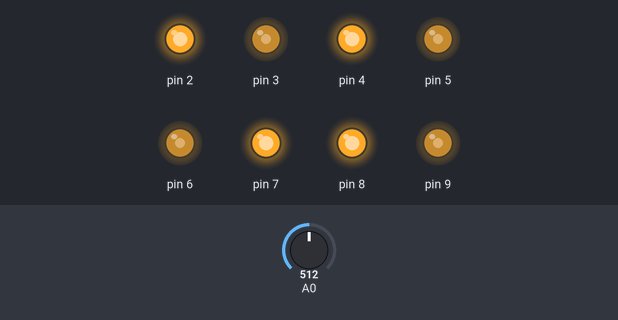
Bench run of a sketch on a simulated Arduino Uno, built with avr-gcc and run on an emulated ATmega328P. On the bench: output pins drawn as LEDs (lit = HIGH). Inputs (shaded band) come from the test bench; at power-on: A0 = 512.

Above: at 1.2 s.
1.3 s: A0 set to 716
At 2.1 s:
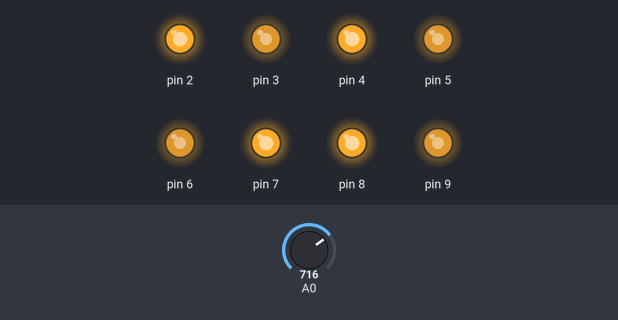
2.8 s: A0 set to 900
At 3.2 s:
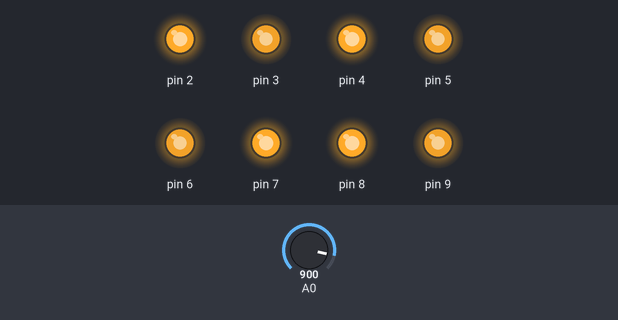
4.3 s: A0 set to 511
At 5.5 s:
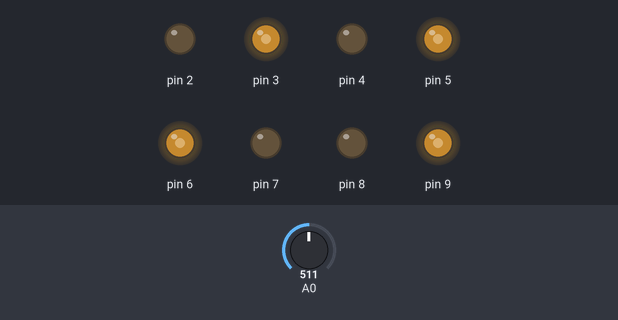
5.8 s: A0 set to 122
At 6.7 s:
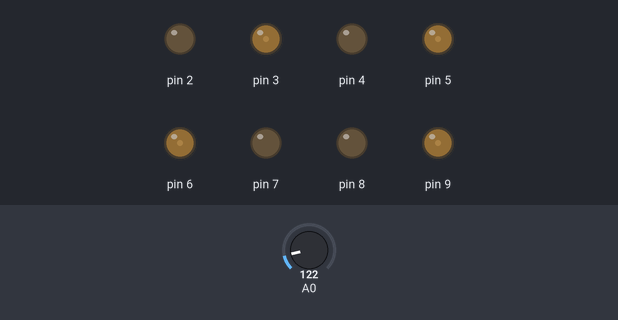
7.3 s: A0 set to 0
At 7.8 s:
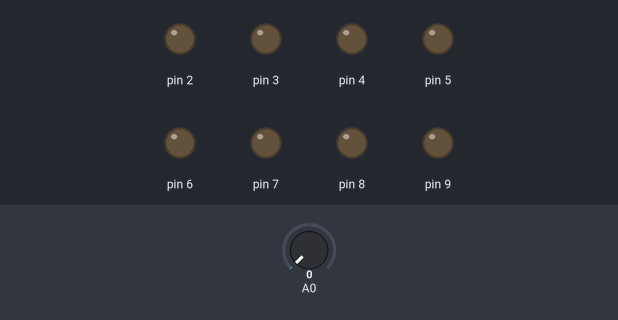
Timing chart, 0 to 9.8 s (numbered marks = the images above; inputs shaded):
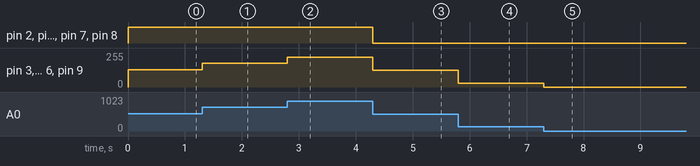

Measured:
- after the input at 1.3 s, pin 3, pin 5, pin 6, pin 9: 128/255 → 179/255 at once
- after the input at 2.8 s, pin 3, pin 5, pin 6, pin 9: 179/255 → 225/255 at once
- after the input at 4.3 s, pin 2, pin 4, pin 7, pin 8: HIGH → LOW at once; pin 3, pin 5, pin 6, pin 9: 225/255 → 127/255 at once
- after the input at 5.8 s, pin 3, pin 5, pin 6, pin 9: 127/255 → 30/255 at once
- after the input at 7.3 s, pin 3, pin 5, pin 6, pin 9: 30/255 → 0/255 at once

The sketch:

Parcial_3.ino
```cpp
void setup() {
pinMode(2, OUTPUT);
pinMode(3, OUTPUT);
pinMode(4, OUTPUT);
pinMode(5, OUTPUT);
pinMode(6, OUTPUT);
pinMode(7, OUTPUT);
pinMode(8, OUTPUT);
pinMode(9, OUTPUT);
pinMode(A0, INPUT);
}
void cambiarIntensidad(int intensidad) {
  analogWrite(2, intensidad);
  analogWrite(3, intensidad);
  analogWrite(4, intensidad);
  analogWrite(5, intensidad);
  analogWrite(6, intensidad);
  analogWrite(7, intensidad);
  analogWrite(8, intensidad);
  analogWrite(9, intensidad);
}
void loop() {
  int intensidad = analogRead(A0) / 4;
  cambiarIntensidad(intensidad);
}
```
